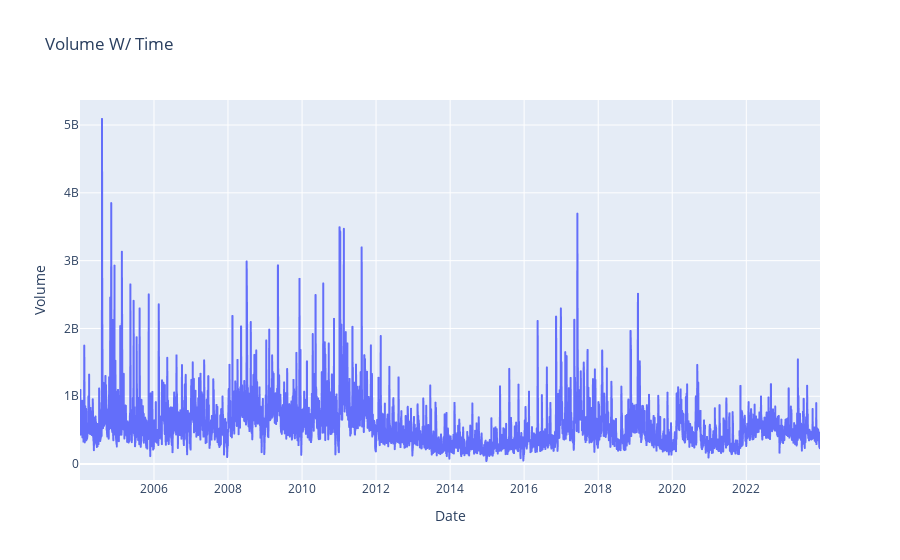

The cell this chart's notebook holds for it:
### Markdown cell above
# Date w/ Volume

### Code cell
fig = px.line(
    df,
    x='Date',
    y='Volume',
    title='Volume W/ Time'
)
fig.show()

### Figure 1 — Plotly figure (JSON) as saved in the notebook; plotly's stock layout.template omitted (floating-point values rounded to 4 significant figures; data arrays with more than 128 entries replaced by an {"elided": "..."} marker saying what was removed)
{"data": [{"hovertemplate": "Date=%{x}<br>Volume=%{y}<extra></extra>", "legendgroup": "", "line": {"color": "#636efa", "dash": "solid"}, "marker": {"symbol": "circle"}, "mode": "lines", "name": "", "showlegend": false, "type": "scattergl", "x": {"elided": "5033 str values"}, "xaxis": "x", "y": {"elided": "5033 int values"}, "yaxis": "y"}], "layout": {"legend": {"tracegroupgap": 0}, "title": {"text": "Volume W/ Time"}, "xaxis": {"anchor": "y", "domain": [0, 1], "title": {"text": "Date"}}, "yaxis": {"anchor": "x", "domain": [0, 1], "title": {"text": "Volume"}}}}
